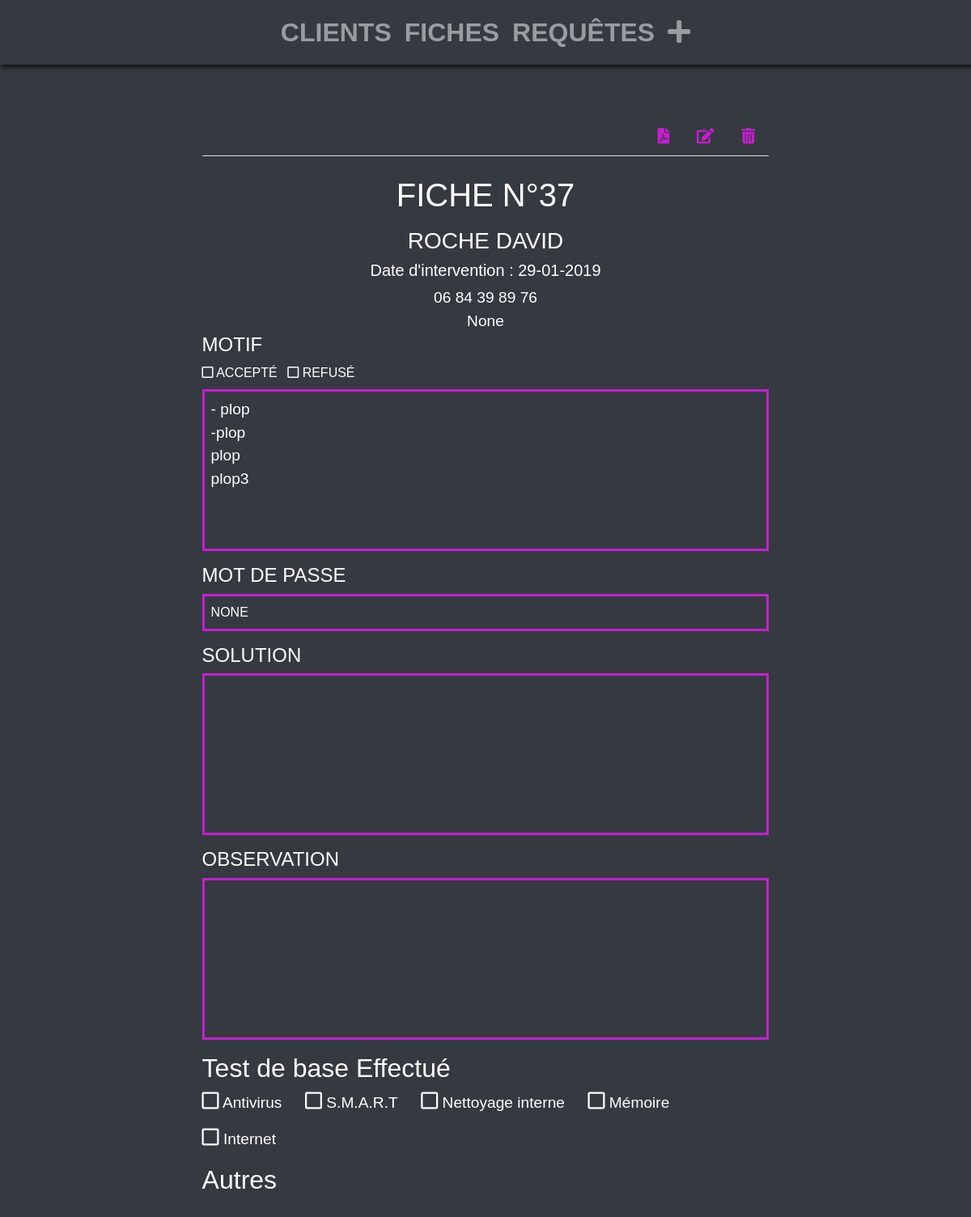
/sheet/37/, run on the app's committed database.
### gestion_intervention/models.py (models this page shows, shortened)
class Sheet(models.Model):
    customer = models.ForeignKey(Customer)
    date = models.DateTimeField(auto_now_add=True, blank=True)
    statut = models.CharField(max_length=40, choices=STATUS_SHEET)
    other = MultiSelectField(max_length=40, choices=OTHERS_CHOICES, null=True, blank=True )
    reason = models.TextField(null=True, blank=True)
    password = models.CharField(max_length=100, null=True, blank=True)
    resolution = models.TextField(null=True, blank=True)
    comment = models.TextField(null=True, blank=True)
    guarantee = models.BooleanField(default=False)
    def datepublished(self):
        return self.date.strftime('%d-%m-%Y')

class Customer(models.Model):
    first_name = models.CharField(max_length=50)
    last_name = models.CharField(max_length=50)
    slug = AutoSlugField(populate_from='first_name')
    email = models.EmailField(blank=True, null=True, unique=True)
    phone = models.CharField(max_length=70, null=False, blank=False)

### gestion_intervention/views.py (the view)
# urls.py: url(r'^sheet/(?P<pk>[-\w]+)/$', SheetDetailView.as_view(),
class SheetDetailView(DetailView):
    models = Sheet
    def get_queryset(self):
        return Sheet.objects.all()

### gestion_intervention/templates/gestion_intervention/sheet_detail.html (shortened to what this page needs)
{% extends "gestion_intervention/base.html" %}
{% load widget_tweaks %}
{% block content %}
<div class="col-12 sheet_detail">
    {% if is_pdf != True %}
    <ul class="nav nav-tabs">
        <li class="nav-item ml-auto"><a class="nav-link" href="{% url 'sheet-pdf-detail' sheet.id %}"> <i class="fas fa-file-pdf"></i>
            </a></li>
        <li class="nav-item">
            <a class="nav-link" href="{% url 'sheet-update' sheet.id %}"> <i class="fas fa-edit"></i></a></li>
        <li class="nav-item">
            <a class="nav-link" data-toggle="modal" data-target="#exampleModal" href="#"><i class="fas fa-trash-alt"></i></a>
        </li>
    </ul>
    {% endif %}
    <h2>Fiche N°{{sheet.id}}</h2>
    <h3>{{sheet.customer.last_name}} {{sheet.customer.first_name}} </h3>
    <h5>Date d'intervention : {{ sheet.datepublished }}</h5>
    <section class="head_sheet">
        <p>{{sheet.customer.phone}} </p>
        <p>{{sheet.customer.email}} </p>
    </section>
    <section class="core_sheet">
        <h4>Motif</h4>
        <div><i class="far fa-square"></i> Accepté</div>
        <div class="ml-2 mb-2"><i class="far fa-square"></i> Refusé</div>
        {{sheet.reason|linebreaks}}
         <h4>Mot de Passe</h4>
        <div class="password mb-3">{{sheet.password}}</div>
        <h4>Solution</h4>
        {{sheet.resolution|linebreaks}}
        <h4>Observation</h4>
        {{sheet.comment|linebreaks}}
    </section>
    <section class="footer_sheet">
        <h4>Test de base Effectué</h4>
        <p><i class="far fa-square"></i> Antivirus</p>
        <p><i class="far fa-square"></i> S.M.A.R.T</p>
        <p><i class="far fa-square"></i> Nettoyage interne</p>
        <p><i class="far fa-square"></i> Mémoire</p>
        <p><i class="far fa-square"></i> Internet</p>
        <h4>Autres</h4>
    </section>
</div>
{% endblock %}

### gestion_intervention/static/css/style.css (style rules this page uses)
body { background-color: #343A40; font-family: Arial, sans-serif; }
.col-12 { padding: 0; margin-top: 50px; color: white; }
.sheet_detail, .detail_customer { margin-top: 5rem; }
.sheet_detail a, .detail_customer a { color: #c71dd2; }
.sheet_detail ul, .detail_customer ul { width: 60%; margin: 0 auto 1.5rem auto; }
.sheet_detail h2, .detail_customer h2 { text-align: center; text-transform: uppercase; width: 100%; color: white; font-size: 2rem; margin-bottom: 1rem; }
.sheet_detail h3, .detail_customer h3 { text-align: center; text-transform: uppercase; }
.sheet_detail .head_sheet, .detail_customer .head_sheet { text-align: center; }
.sheet_detail .head_sheet p, .detail_customer .head_sheet p { margin-bottom: 0rem; font-size: 1.2rem; }
.sheet_detail section, .detail_customer section { width: 60%; margin: auto; }
.sheet_detail { padding: 1rem; }
.sheet_detail h2 { font-size: 2.5rem; }
.sheet_detail h5 { text-align: center; }
.sheet_detail a { font-size: 1.2rem; }
.sheet_detail .core_sheet h4 { text-transform: uppercase; font-size: 1.5rem; }
.sheet_detail .core_sheet div { display: inline-block; text-transform: uppercase; }
.sheet_detail .core_sheet .password { border: 3px solid #c71dd2; display: block; padding: .5rem; }
.sheet_detail .core_sheet p { border: 3px solid #c71dd2; font-size: 1.2rem; height: 200px; padding: .5rem; }
.sheet_detail .footer_sheet h4 { font-size: 2rem; }
.sheet_detail .footer_sheet p { display: inline-block; margin-right: 1.5rem; font-size: 1.2rem; }
.sheet_detail .footer_sheet p i { font-size: 1.5rem; }

### data on the page
Sheet: id "37", customer.last_name "ROCHE", customer.first_name "DAVID", datepublished "29-01-2019", customer.phone "06 84 39 89 76", customer.email "None", reason "- plop -plop plop plop3", password "NONE"
